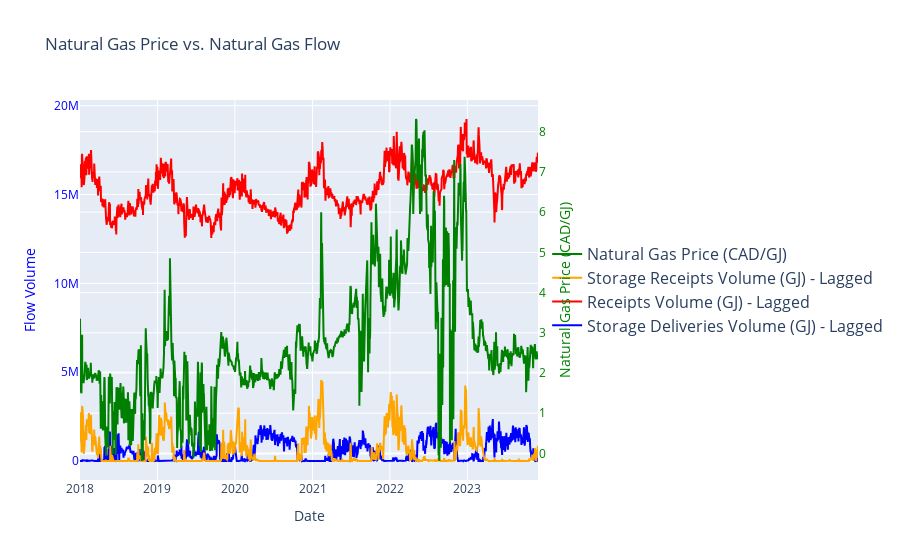

Notebook cell for this chart:
### Code cell
import plotly.graph_objects as go

fig = go.Figure()

# Add temperature data
fig.add_trace(go.Scatter(x=combined_avg_df.index, y=combined_avg_df['ngtl_storage_deliveries_volume_(103m3)_in_GJ_lag1'], name='Storage Deliveries Volume (GJ) - Lagged', mode='lines', line=dict(color='blue')))
fig.add_trace(go.Scatter(x=combined_avg_df.index, y=combined_avg_df['measured_receipts_volume_(103m3)_in_GJ_lag1'], name='Receipts Volume (GJ) - Lagged', mode='lines', line=dict(color='red')))
fig.add_trace(go.Scatter(x=combined_avg_df.index, y=combined_avg_df['ngtl_storage_receipts_volume_(103m3)_in_GJ_lag1'], name='Storage Receipts Volume (GJ) - Lagged', mode='lines', line=dict(color='orange')))


# Add natural gas price data using a secondary y-axis
fig.add_trace(go.Scatter(x=combined_avg_df.index, y=combined_avg_df['aeco_5a_cad/gj'], name='Natural Gas Price (CAD/GJ)', mode='lines', line=dict(color='green'), yaxis='y2'))

# Update layout with secondary y-axis
fig.update_layout(
    title='Natural Gas Price vs. Natural Gas Flow',
    xaxis_title='Date',
    yaxis_title='Natural Gas Flow',
    yaxis=dict(
        title='Flow Volume',
        titlefont=dict(color='blue'),
        tickfont=dict(color='blue'),
    ),
    yaxis2=dict(
        title='Natural Gas Price (CAD/GJ)',
        titlefont=dict(color='green'),
        tickfont=dict(color='green'),
        overlaying='y',
        side='right'
    ),
    legend=dict(y=0.5, traceorder='reversed', font_size=16)
)

fig.show()

### Figure 1 — Plotly figure (JSON) as saved in the notebook; plotly's stock layout.template omitted (floating-point values rounded to 4 significant figures; data arrays with more than 128 entries replaced by an {"elided": "..."} marker saying what was removed)
{"data": [{"line": {"color": "blue"}, "mode": "lines", "name": "Storage Deliveries Volume (GJ) - Lagged", "type": "scatter", "x": {"elided": "1544 str values"}, "y": {"elided": "1544 float values"}}, {"line": {"color": "red"}, "mode": "lines", "name": "Receipts Volume (GJ) - Lagged", "type": "scatter", "x": {"elided": "1544 str values"}, "y": {"elided": "1544 float values"}}, {"line": {"color": "orange"}, "mode": "lines", "name": "Storage Receipts Volume (GJ) - Lagged", "type": "scatter", "x": {"elided": "1544 str values"}, "y": {"elided": "1544 float values"}}, {"line": {"color": "green"}, "mode": "lines", "name": "Natural Gas Price (CAD/GJ)", "type": "scatter", "x": {"elided": "1544 str values"}, "y": {"elided": "1544 float values"}, "yaxis": "y2"}], "layout": {"autosize": true, "legend": {"font": {"size": 16}, "traceorder": "reversed", "x": 1.02, "y": 0.5}, "title": {"text": "Natural Gas Price vs. Natural Gas Flow"}, "xaxis": {"autorange": true, "range": ["2018-01-01", "2023-11-30"], "title": {"text": "Date"}, "type": "date"}, "yaxis": {"autorange": true, "range": [-1069000.0, 20320000.0], "tickfont": {"color": "blue"}, "title": {"font": {"color": "blue"}, "text": "Flow Volume"}, "type": "linear"}, "yaxis2": {"autorange": true, "overlaying": "y", "range": [-0.6609, 8.788], "side": "right", "tickfont": {"color": "green"}, "title": {"font": {"color": "green"}, "text": "Natural Gas Price (CAD/GJ)"}, "type": "linear"}}}
